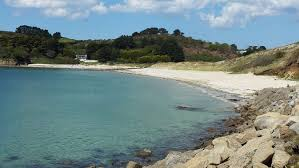
#> input picture Data/Mer/aaaaa.jpeg, 299 x 168 px
$ python ImageModifier.py
#> lines starting #> are read from the running program, lines starting #| are printed output that depends on the picture
#> further down, img is the input picture: PIL image 299x168 RGB; mean R, G, B 116.4, 136.1, 136.1
import sys
import os
from PIL import Image

#prend en argument une image et retourne son negatif
def negative(img):
    imgN = Image.new(img.mode, img.size)
#> imgN: PIL image 299x168 RGB; every value is 0
    column, line = imgN.size
#> column = 299; line = 168
    for i in range(line):
        for j in range(column):
            pixel = img.getpixel((j,i))
            p = (255-pixel[0], 255-pixel[1], 255-pixel[2])
            imgN.putpixel((j,i),p)
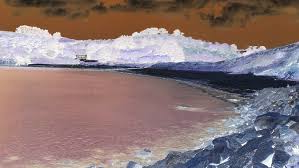
#> imgN: PIL image 299x168 RGB; mean R, G, B 138.6, 118.9, 118.9
    return imgN;
    import os;

#prend en argument une image et renvoi cette image dans sons sens inverse x->y => y->x
def mirror(img):
    imgM = Image.new(img.mode, img.size)
    column, line = imgM.size
#> column = 299; line = 168
    for i in range(line):
        for j in range(column):
            pixel = img.getpixel((j,i))
            imgM.putpixel((column-j-1,i),pixel)
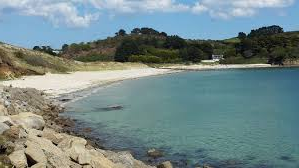
#> imgM: PIL image 299x168 RGB; mean R, G, B 116.4, 136.1, 136.1
    return imgM;

#create nb rotated samples of the image img
def createRotatedSamples(img, nb, folder):
#> called with nb = 20, folder = 'generate'
    os.makedirs(folder, exist_ok=True)
    nbrotates=360/nb
    k=0
    r=0
    while(k<nb-1):
        r = r+nbrotates
        imgF = img.rotate(r, Image.BICUBIC, True)
        name = "reroll"+str(r)+".jpg"
        imgF.save(folder+'/'+name)
        k=k+1
#> this loop made 19 passes
#> pass 1, in createRotatedSamples, `imgF = img.rotate(r, Image.BICUBIC, True)`:
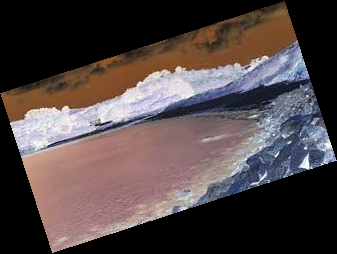
#> imgF: PIL image 337x254 RGB; mean R, G, B 81, 69.5, 69.5
#> pass 2, in createRotatedSamples, `imgF = img.rotate(r, Image.BICUBIC, True)`:
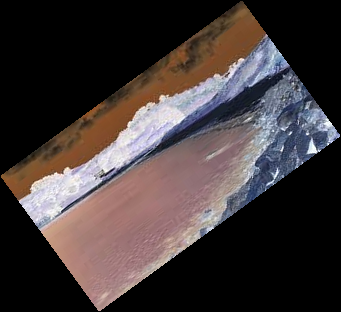
#> imgF: PIL image 341x312 RGB; mean R, G, B 65.2, 55.9, 55.9
#> pass 3, in createRotatedSamples, `imgF = img.rotate(r, Image.BICUBIC, True)`:
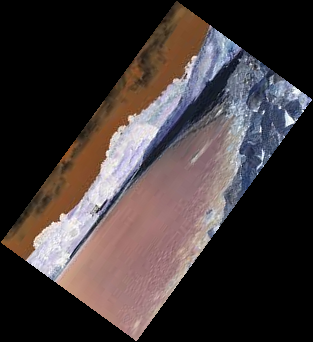
#> imgF: PIL image 313x342 RGB; mean R, G, B 64.8, 55.6, 55.6
#> after the loop:
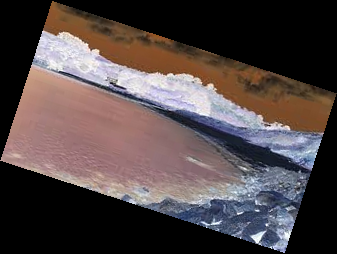
#> imgF: PIL image 337x254 RGB; mean R, G, B 81, 69.5, 69.5
#> after the loop, k = 19; r = 342

######################To_Execute######################

#Ouverture du fichier image
ImageFile = './Data/Mer/aaaaa.jpeg'
try:
  img = Image.open(ImageFile)
except IOError:
  print('Erreur sur ouverture du fichier ' + ImageFile)
  sys.exit(1)

#Affichage l'image de base
img.show()

#Negatif de l'Image
imgN = negative(img)
imgN.show()

#Miroir de l'Image
imgM = mirror(img)
imgM.show()

createRotatedSamples(imgN,20, "generate")

#Fermeture du fichier image
img.close()

######################To_Execute######################

$ run again, with Data/Mer/bdbdb.jpegMirr.jpeg copied over Data/Mer/aaaaa.jpeg
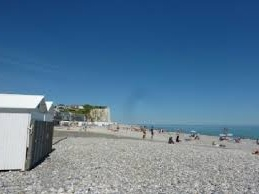
#> input picture Data/Mer/bdbdb.jpegMirr.jpeg, 259 x 194 px
#> img is the input picture: PIL image 259x194 RGB; mean R, G, B 91.6, 122.8, 149.9
#> after the loop in negative, `for i in range(line):`:
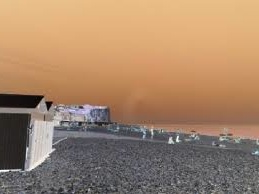
#> imgN: PIL image 259x194 RGB; mean R, G, B 163.4, 132.2, 105.1
#> after the loop in createRotatedSamples, `while(k<nb-1):`:
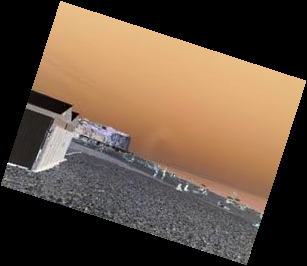
#> imgF: PIL image 307x266 RGB; mean R, G, B 100.2, 81.1, 64.4
#> after the loop in createRotatedSamples, `while(k<nb-1):`: k = 19; r = 342

$ run again, with Data/Mer/bsurf5.jpegMirr.jpeg copied over Data/Mer/aaaaa.jpeg
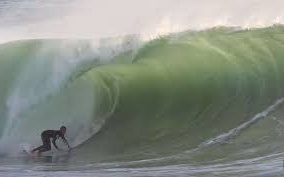
#> input picture Data/Mer/bsurf5.jpegMirr.jpeg, 284 x 177 px
#> img is the input picture: PIL image 284x177 RGB; mean R, G, B 134.9, 141.5, 131.3
#> after the loop in mirror, `for i in range(line):`:
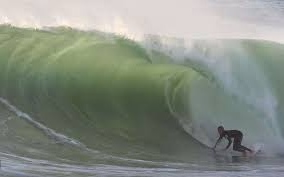
#> imgM: PIL image 284x177 RGB; mean R, G, B 134.9, 141.5, 131.3
#> after the loop in createRotatedSamples, `while(k<nb-1):`:
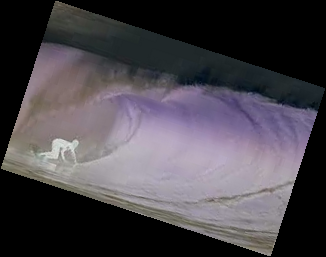
#> imgF: PIL image 326x257 RGB; mean R, G, B 71.8, 67.8, 73.9
#> after the loop in createRotatedSamples, `while(k<nb-1):`: k = 19; r = 342

$ run again, with Data/Mer/bsurfmm.jpeg copied over Data/Mer/aaaaa.jpeg
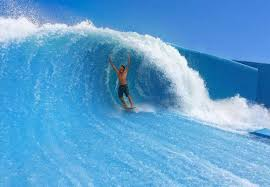
#> input picture Data/Mer/bsurfmm.jpeg, 270 x 187 px
#> img is the input picture: PIL image 270x187 RGB; mean R, G, B 91.7, 160.7, 210.2
#> after the loop in mirror, `for i in range(line):`:
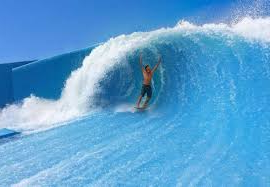
#> imgM: PIL image 270x187 RGB; mean R, G, B 91.7, 160.7, 210.2
#> after the loop in createRotatedSamples, `while(k<nb-1):`:
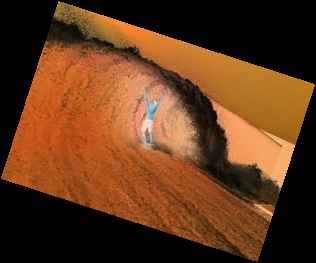
#> imgF: PIL image 316x263 RGB; mean R, G, B 98.9, 57, 26.9
#> after the loop in createRotatedSamples, `while(k<nb-1):`: k = 19; r = 342
